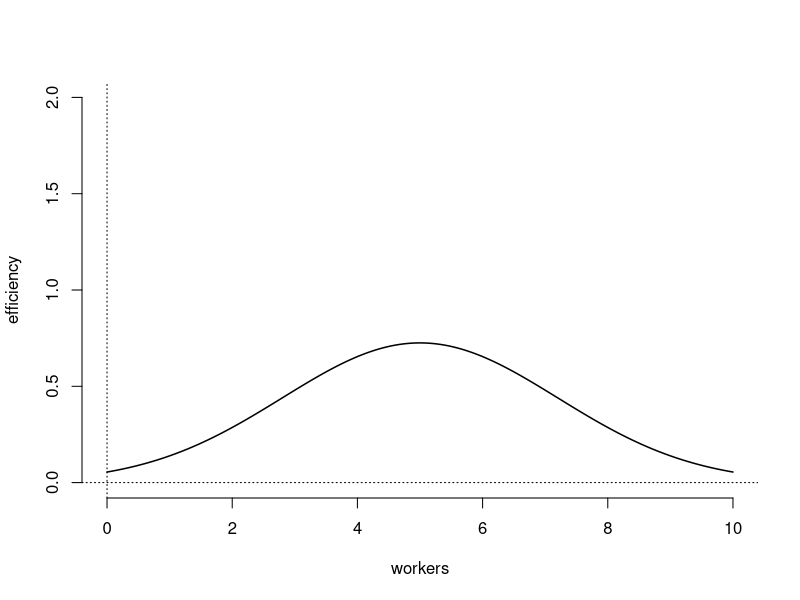
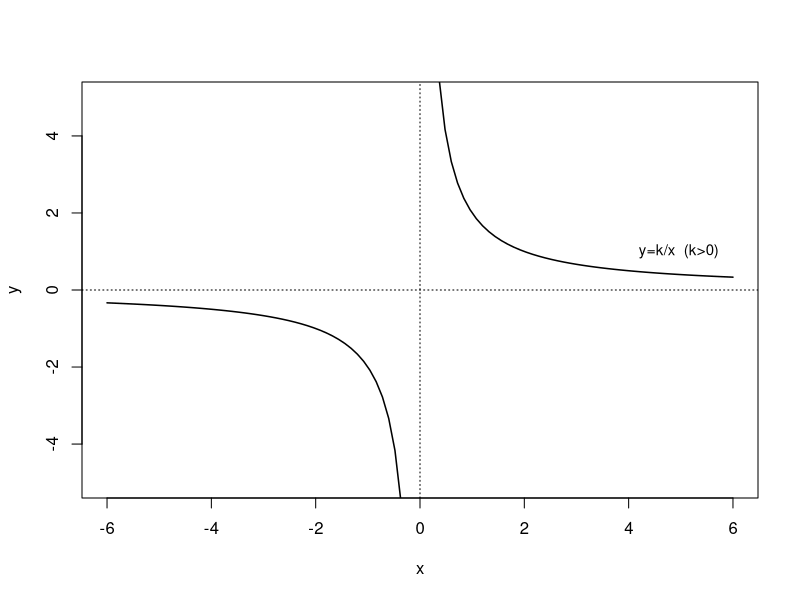
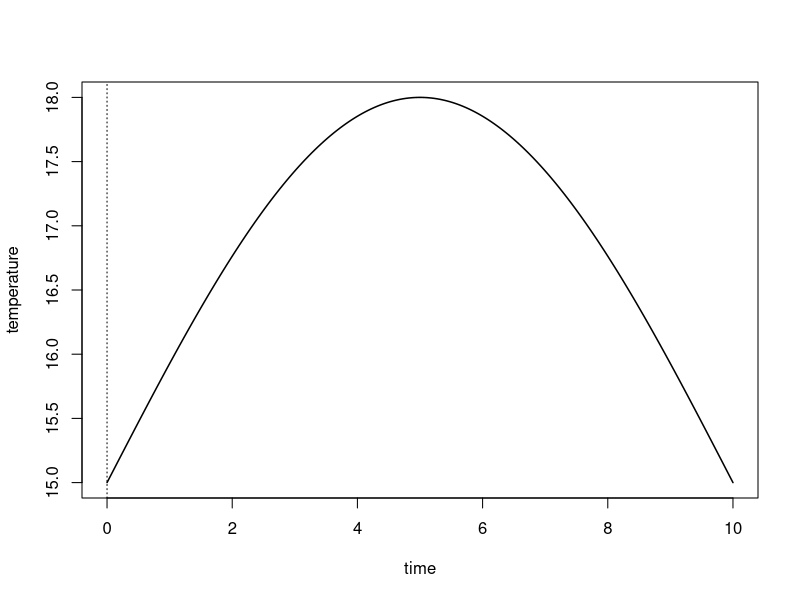
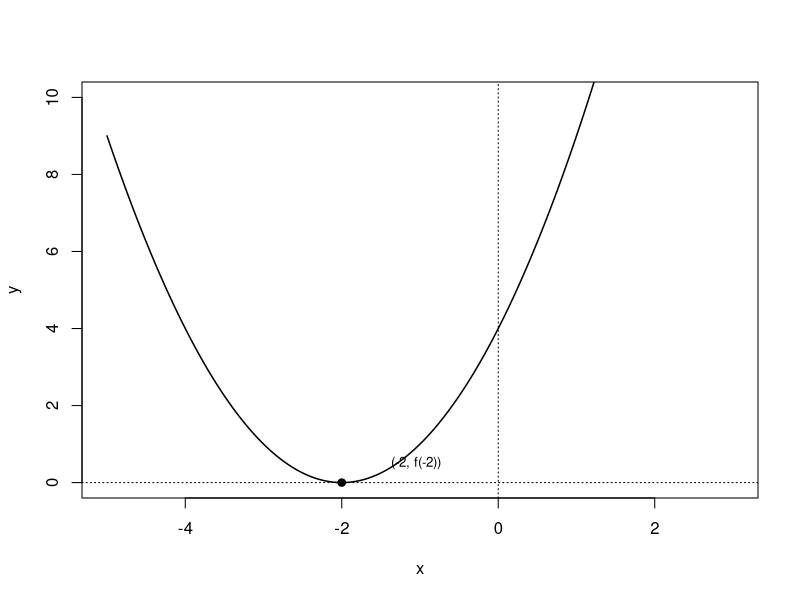
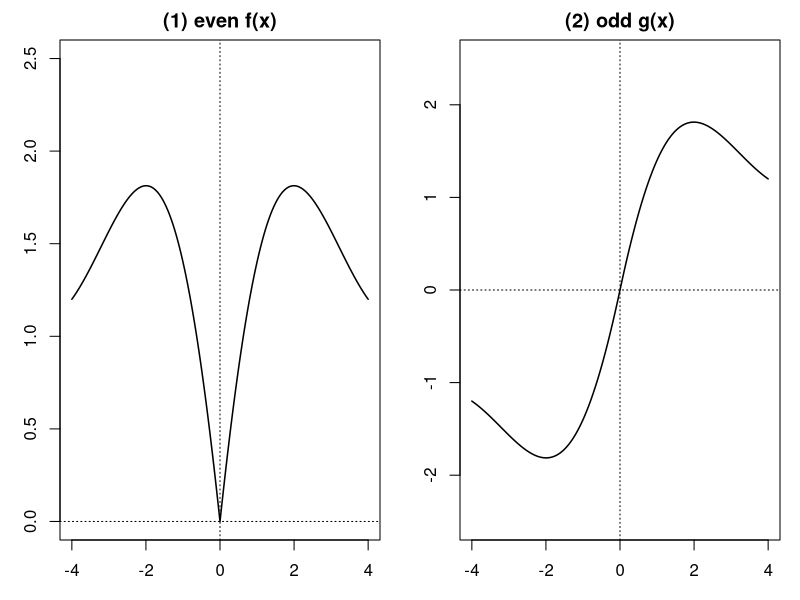
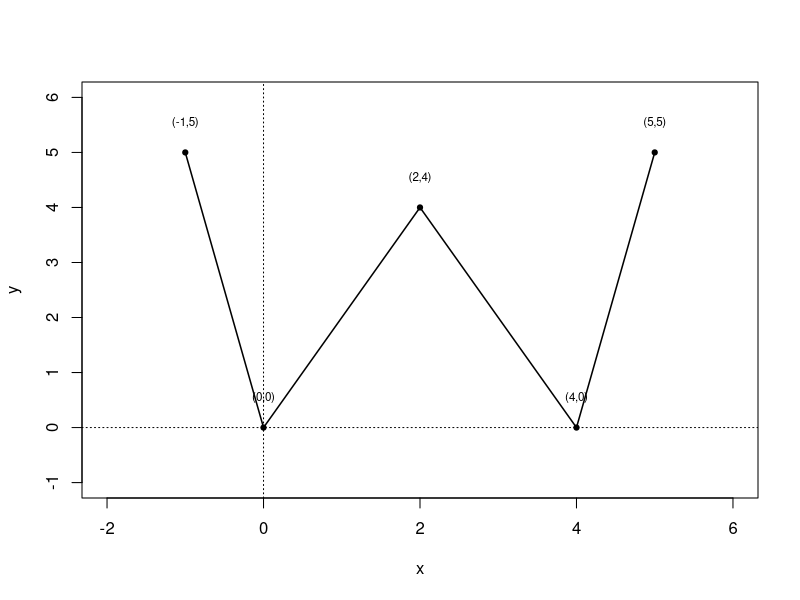
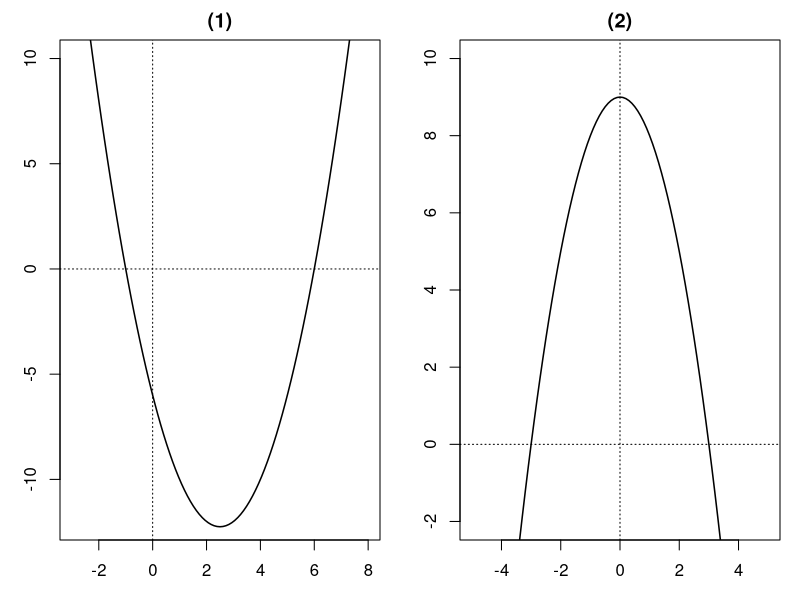
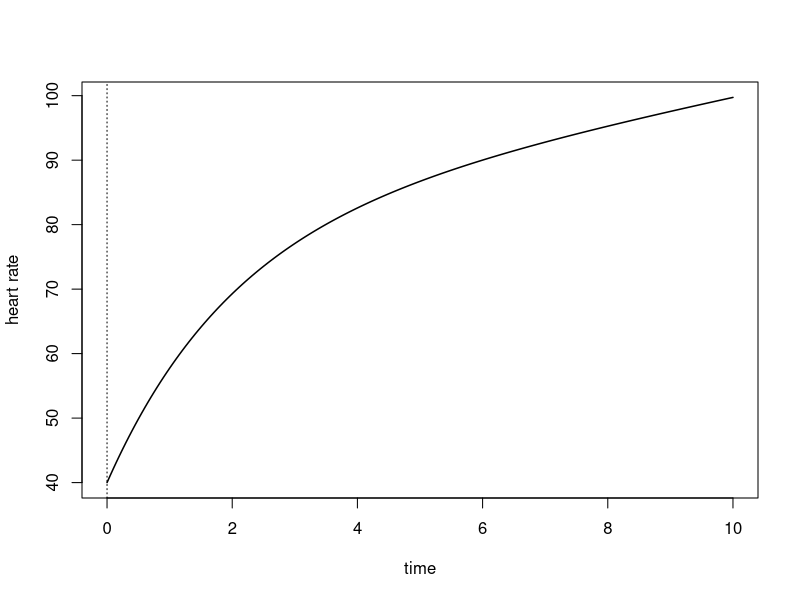

Recreate these plots in R, in order.
setwd("C:/Users/18904/Github/senior-mathematics/codes")
if(!dir.exists("../figures"))dir.create("../figures")

# week10-1: bell curve production efficiency vs worker count
draw1=function(){
  xs=seq(0,10,length=200);ys=4*dnorm(xs,mean=5,sd=2.2)
  plot(xs,ys,type="l",lwd=1.5,xlab="workers",ylab="efficiency",ylim=c(0,2),axes=FALSE)
  abline(h=0,v=0,lty=3)
  axis(1);axis(2)
}
cairo_pdf("../figures/week10-1.pdf",width=4,height=4,family="SimSun");draw1();dev.off()
svglite::svglite("../figures/week10-1.svg",width=4,height=4);draw1();dev.off()

# week10-2: y=k/x hyperbola k>0 two branches
draw2=function(){
  curve(2/x,-6,6,lwd=1.5,xlab="x",ylab="y",ylim=c(-5,5))
  abline(h=0,v=0,lty=3)
  text(4,1.0,"y=k/x  (k>0)",pos=4,cex=0.9)
}
cairo_pdf("../figures/week10-2.pdf",width=4,height=4,family="SimSun");draw2();dev.off()
svglite::svglite("../figures/week10-2.svg",width=4,height=4);draw2();dev.off()

# week10-3: temperature rises then falls
draw3=function(){
  xs=seq(0,10,length=200);ys=sin(pi*xs/10)*3+15
  plot(xs,ys,type="l",lwd=1.5,xlab="time",ylab="temperature")
  abline(h=0,v=0,lty=3)
}
cairo_pdf("../figures/week10-3.pdf",width=4,height=4,family="SimSun");draw3();dev.off()
svglite::svglite("../figures/week10-3.svg",width=4,height=4);draw3();dev.off()

# week10-4: arbitrary curve with min at x=-2
draw4=function(){
  xs=seq(-5,3,length=200);ys=(xs+2)^2
  plot(xs,ys,type="l",lwd=1.5,xlab="x",ylab="y",ylim=c(0,10))
  abline(h=0,v=0,lty=3)
  points(-2,0,pch=19);text(-1.5,0.5,"(-2, f(-2))",pos=4,cex=0.8)
}
cairo_pdf("../figures/week10-4.pdf",width=4,height=4,family="SimSun");draw4();dev.off()
svglite::svglite("../figures/week10-4.svg",width=4,height=4);draw4();dev.off()

# week10-5: (1) even f mirror across y-axis; (2) odd g mirror through origin
draw5=function(){
  par(mfrow=c(1,2),mar=c(3,3,2,1))
  # right half given: starts at O, rises to peak, dips, rises slightly
  xr=seq(0,4,length=100);yr=2*sin(pi*xr/4)*exp(-xr/4)+0.3*xr
  # (1) even: mirror across y-axis
  xe=c(-rev(xr),xr);ye=c(rev(yr),yr)
  plot(xe,ye,type="l",lwd=1.5,xlab="x",ylab="y",main="(1) even f(x)",ylim=c(0,2.5))
  abline(h=0,v=0,lty=3)
  # (2) odd: mirror through origin: (-x,-y)
  xo=c(-rev(xr),xr);yo=c(-rev(yr),yr)
  plot(xo,yo,type="l",lwd=1.5,xlab="x",ylab="y",main="(2) odd g(x)",ylim=c(-2.5,2.5))
  abline(h=0,v=0,lty=3)
}
cairo_pdf("../figures/week10-5.pdf",width=8,height=4,family="SimSun");draw5();dev.off()
svglite::svglite("../figures/week10-5.svg",width=8,height=4);draw5();dev.off()

# week10-6: waveform (-1,5)->(0,0)->(2,4)->(4,0)->(5,5)
draw6=function(){
  xs=c(-1,0,2,4,5);ys=c(5,0,4,0,5)
  plot(xs,ys,type="l",lwd=1.5,xlab="x",ylab="y",ylim=c(-1,6),xlim=c(-2,6))
  abline(h=0,v=0,lty=3)
  points(xs,ys,pch=19,cex=0.7)
  text(xs,ys+0.3,labels=c("(-1,5)","(0,0)","(2,4)","(4,0)","(5,5)"),pos=3,cex=0.7)
}
cairo_pdf("../figures/week10-6.pdf",width=4,height=4,family="SimSun");draw6();dev.off()
svglite::svglite("../figures/week10-6.svg",width=4,height=4);draw6();dev.off()

# week10-7: (1) y=x^2-5x-6; (2) y=9-x^2
draw7=function(){
  par(mfrow=c(1,2),mar=c(3,3,2,1))
  curve(x^2-5*x-6,-3,8,lwd=1.5,xlab="x",ylab="y",main="(1)",ylim=c(-12,10));abline(h=0,v=0,lty=3)
  curve(9-x^2,-5,5,lwd=1.5,xlab="x",ylab="y",main="(2)",ylim=c(-2,10));abline(h=0,v=0,lty=3)
}
cairo_pdf("../figures/week10-7.pdf",width=8,height=4,family="SimSun");draw7();dev.off()
svglite::svglite("../figures/week10-7.svg",width=8,height=4);draw7();dev.off()

# week10-8: heart rate after medication: drops then rises
draw8=function(){
  xs=seq(0,10,length=200);ys=80-40*exp(-xs/2)+2*xs
  plot(xs,ys,type="l",lwd=1.5,xlab="time",ylab="heart rate")
  abline(h=0,v=0,lty=3)
}
cairo_pdf("../figures/week10-8.pdf",width=4,height=4,family="SimSun");draw8();dev.off()
svglite::svglite("../figures/week10-8.svg",width=4,height=4);draw8();dev.off()

# week10-9: two equal rectangular panda rooms against wall
draw9=function(){
  plot(0,0,xlim=c(0,10),ylim=c(-1,6),type="n",asp=1,axes=FALSE,xlab="",ylab="")
  # wall on top
  rect(0.5,4.5,9.5,5.2,lwd=2,density=20)
  # two rooms side by side
  rect(1,1,5,4.5,lwd=1.5)
  rect(5,1,9,4.5,lwd=1.5)
  # width x on right side
  segments(9.5,1,9.5,4.5,lwd=1)
  arrows(9.5,1,9.5,4.5,length=0.08,lwd=1)
  arrows(9.5,4.5,9.5,1,length=0.08,lwd=1)
  text(9.8,2.75,"x",pos=4,cex=1.1)
}
cairo_pdf("../figures/week10-9.pdf",width=4,height=4,family="SimSun");draw9();dev.off()
svglite::svglite("../figures/week10-9.svg",width=4,height=4);draw9();dev.off()

# week10-10: odd f(x)=x(1+x) for x>=0, mirror through origin
draw10=function(){
  xs=seq(-3,3,length=200)
  ys=ifelse(xs>=0,xs*(1+xs),xs*(1-xs))
  plot(xs,ys,type="l",lwd=1.5,xlab="x",ylab="y",ylim=c(-3,6))
  abline(h=0,v=0,lty=3)
}
cairo_pdf("../figures/week10-10.pdf",width=4,height=4,family="SimSun");draw10();dev.off()
svglite::svglite("../figures/week10-10.svg",width=4,height=4);draw10();dev.off()
